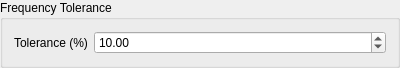
<?xml version="1.0" encoding="UTF-8"?>
<ui version="4.0">
 <class>GroupBoxTolerance</class>
 <widget class="QGroupBox" name="GroupBoxTolerance">
  <property name="geometry">
   <rect>
    <x>0</x>
    <y>0</y>
    <width>400</width>
    <height>59</height>
   </rect>
  </property>
  <property name="title">
   <string>Frequency Tolerance</string>
  </property>
  <layout class="QFormLayout" name="formLayout">
   <item row="0" column="0">
    <widget class="QLabel" name="label">
     <property name="toolTip">
      <string>&lt;html&gt;&lt;head/&gt;&lt;body&gt;&lt;p&gt;Tolerance in frequency range to look for in each file. The frequency will be 'equal' if it lay in the tolerance range.&lt;/p&gt;&lt;/body&gt;&lt;/html&gt;</string>
     </property>
     <property name="text">
      <string>Tolerance (%)</string>
     </property>
    </widget>
   </item>
   <item row="0" column="1">
    <widget class="QDoubleSpinBox" name="doubleSpinBox">
     <property name="toolTip">
      <string>&lt;html&gt;&lt;head/&gt;&lt;body&gt;&lt;p&gt;Tolerance in frequency range to look for in each file. The frequency will be 'equal' if it lay in the tolerance range.&lt;/p&gt;&lt;/body&gt;&lt;/html&gt;</string>
     </property>
     <property name="maximum">
      <double>100.000000000000000</double>
     </property>
     <property name="value">
      <double>10.000000000000000</double>
     </property>
    </widget>
   </item>
  </layout>
 </widget>
 <resources/>
 <connections/>
</ui>
